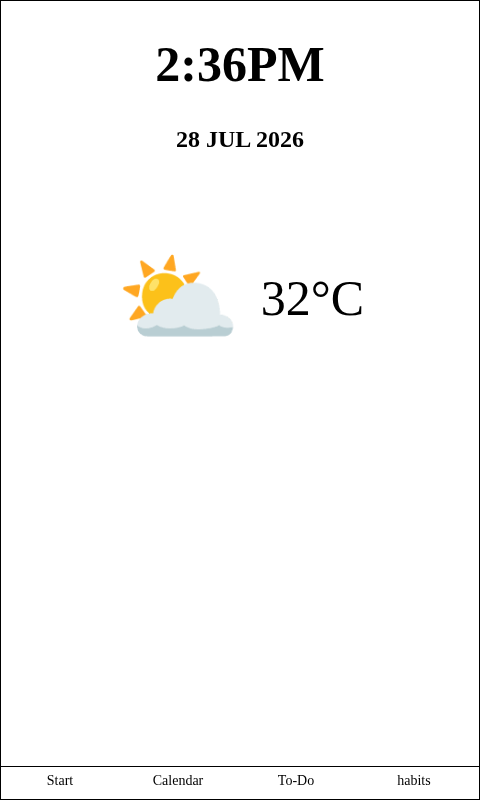
#> input picture boton1.png, 480 x 800 px
$ python -i convertirimagenendosbits.py   (imports and definitions only)
#> lines starting #> are read from the running program, lines starting #| are printed output that depends on the picture
#!/usr/bin/env python3

import argparse
import os
import re
from PIL import Image

# Dirección de la carpeta a procesar
FOLDER = os.path.join(os.path.dirname(os.path.abspath(__file__)), "..", "output")

# valores de la escalación y la rotación
TARGET_WIDTH = None      # ej. 800
TARGET_HEIGHT = None     # ej. 480
ROTATE = 90
INVERT = False           # True si negro/blanco salen al reves en el display
LSB_FIRST = False        # True si la imagen sale espejada/desordenada

EXTS = {".png"}


def quantize_4(value: int) -> int: #reducir pixeles a 4bits
    return value * 4 // 256


def sanitize(filename: str) -> str:
    stem = os.path.splitext(os.path.basename(filename))[0]
    ident = re.sub(r"[^0-9a-zA-Z_]", "_", stem)
    if ident and ident[0].isdigit():
        ident = "_" + ident
    return ident or "img"


def convert(path, rotate=None):
    img = Image.open(path).convert("L")  #cargar imagen
    r = ROTATE if rotate is None else rotate #rotar
    if r:
        img = img.rotate(r, expand=True)     # 480x800 -> 800x480
    if TARGET_WIDTH or TARGET_HEIGHT:
        w = TARGET_WIDTH or img.width
        h = TARGET_HEIGHT or img.height
        img = img.resize((w, h), Image.LANCZOS)
    W, H = img.width, img.height
    px = img.load()

    data = bytearray()
    for y in range(H):
        acc = count = 0
        for x in range(W):
            level = quantize_4(px[x, y])
            if INVERT:
                level = 3 - level
            if LSB_FIRST:
                acc |= level << (count * 2)
            else:
                acc |= level << ((3 - count) * 2)
            count += 1
            if count == 4:
                data.append(acc)
                acc = count = 0
        if count:
            data.append(acc)
    return W, H, data


def write_header(ident, W, H, data, out_path):
    lines = []
    lines.append(f"// {ident}  ->  {W}x{H}, 2 bpp (4 grises), "
                 f"{'LSB' if LSB_FIRST else 'MSB'}-first"
                 f"{', invertido' if INVERT else ''}")
    guard = ident.upper() + "_H"
    lines.append(f"#ifndef {guard}")
    lines.append(f"#define {guard}")
    lines.append(f"#define {ident.upper()}_WIDTH  {W}")
    lines.append(f"#define {ident.upper()}_HEIGHT {H}")
    lines.append(f"static const unsigned char {ident}[{len(data)}] = {{")
    for i in range(0, len(data), 16):
        chunk = data[i:i + 16]
        lines.append("    " + ", ".join(f"0x{b:02X}" for b in chunk) + ",")
    lines.append("};")
    lines.append(f"#endif // {guard}")
    with open(out_path, "w") as f:
        f.write("\n".join(lines) + "\n")


def main():
    files = sorted(
        f for f in os.listdir(FOLDER)
        if os.path.splitext(f)[1].lower() in EXTS
    )
    if not files:
        print(f"No se encontraron imagenes en {FOLDER}")
        return

    print(f"Procesando {len(files)} imagen(es) en {FOLDER}\n")
    for f in files:
        ident = sanitize(f)
        try:
            W, H, data = convert(os.path.join(FOLDER, f))
        except Exception as e:
            print(f"  ! {f}: error -> {e}")
            continue
        out_path = os.path.join(FOLDER, ident + ".h")
        write_header(ident, W, H, data, out_path)
        print(f"  {f}  ->  {ident}.h   ({W}x{H}, {len(data)} bytes)")

    print("\nListo.")


def convertir_una(ruta, width=None, height=None, name=None, out=None, bin_out=None):
    global TARGET_WIDTH, TARGET_HEIGHT
    TARGET_WIDTH, TARGET_HEIGHT = width, height
    ident = name or sanitize(ruta)
    W, H, data = convert(ruta)
#> in convert, `img = img.rotate(r, expand=True)`:
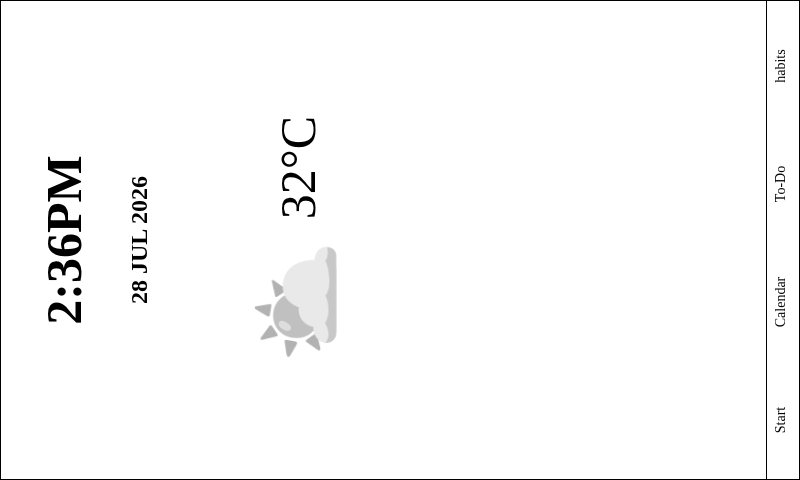
#> img: PIL image 800x480 L; min 0, max 255, mean 249.7
#> W = 800; H = 480

    # El .bin es lo que descarga el ESP32: los mismos bytes que van dentro del
    # array de C, pero sin el envoltorio de texto. El .h solo sirve para
    # compilar imagenes fijas dentro del firmware.
    if bin_out:
        with open(bin_out, "wb") as f:
            f.write(data)
        print(f"  {os.path.basename(ruta)}  ->  {os.path.basename(bin_out)}   "
              f"({W}x{H}, {len(data)} bytes)")

    if out or not bin_out:
        out_path = out or os.path.splitext(ruta)[0] + ".h"
        write_header(ident, W, H, data, out_path)
#> after the loop in write_header, `for i in range(0, len(data), 16):`: lines = 6006 items
        print(f"  {os.path.basename(ruta)}  ->  {ident}.h   ({W}x{H}, {len(data)} bytes)")
#|   boton1.png  ->  boton1.h   (800x480, 96000 bytes)


# [15 lines not run here, left out]

>>> result = convertir_una('../boton1.png')
